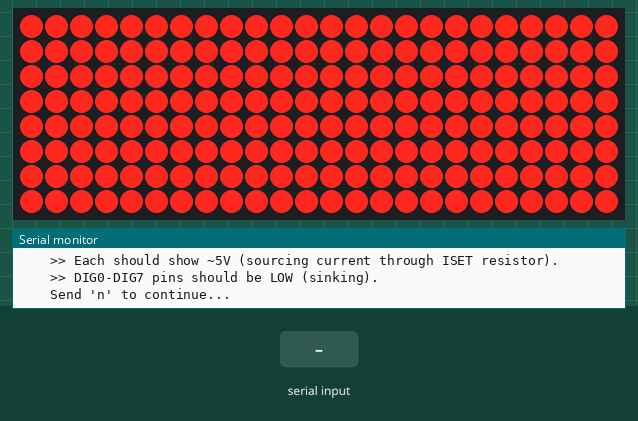
The sketch below on a simulated Arduino Nano, built with avr-gcc and run on an emulated ATmega328P. Parts: 24×8 LED matrix, the last lines printed to the serial monitor. Wiring (inferred from the names in the program): 3 × MAX7219 LED driver (orientation assumed): data A0; clock A1; CS A2. Inputs (shaded band) come from the test bench.

Above: at 1.3 s.
1.4 s: "1" received over Serial
At 2.0 s:
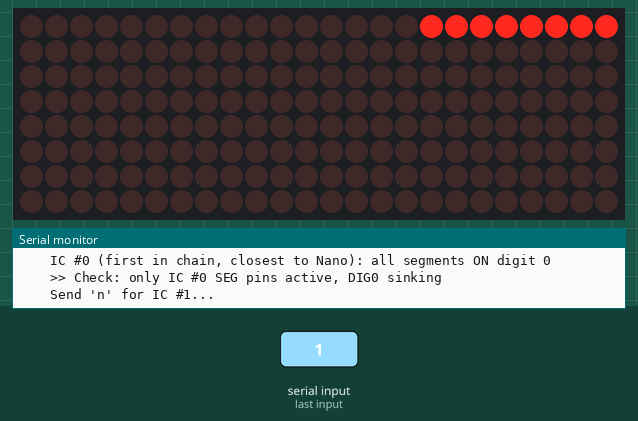
2.9 s: "0" received over Serial
At 4.1 s:
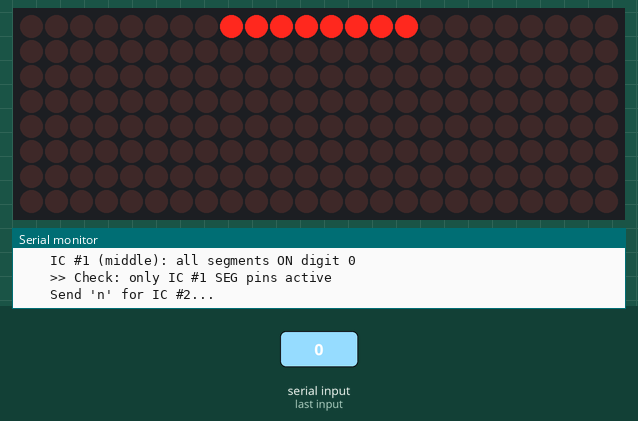
4.4 s: "2" received over Serial
At 5.4 s:
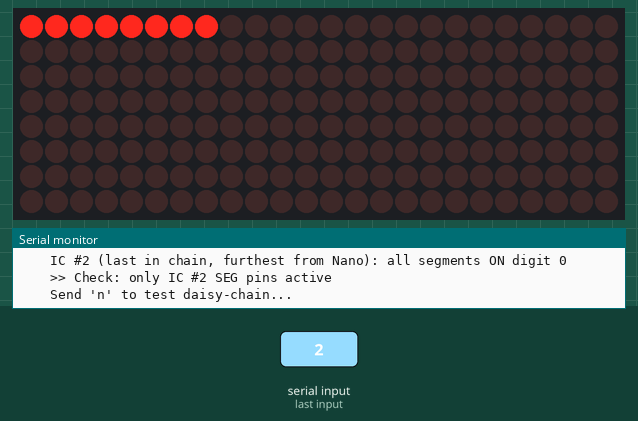
5.9 s: "1" received over Serial
At 7.1 s:
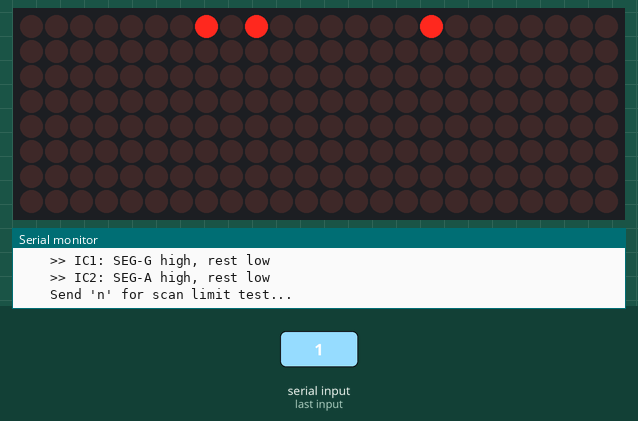
7.4 s: "0" received over Serial
At 7.9 s:
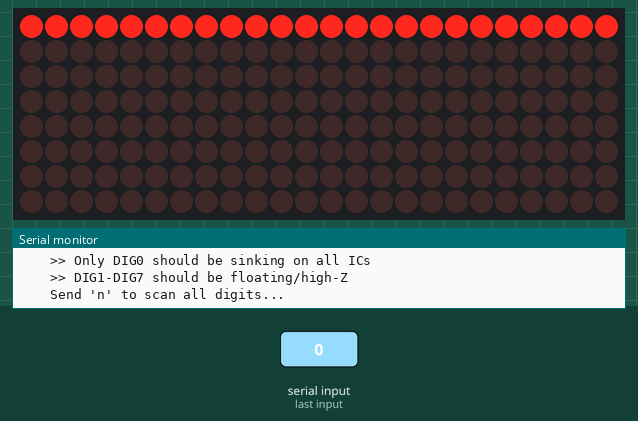
8.9 s: "2" received over Serial
At 11.5 s:
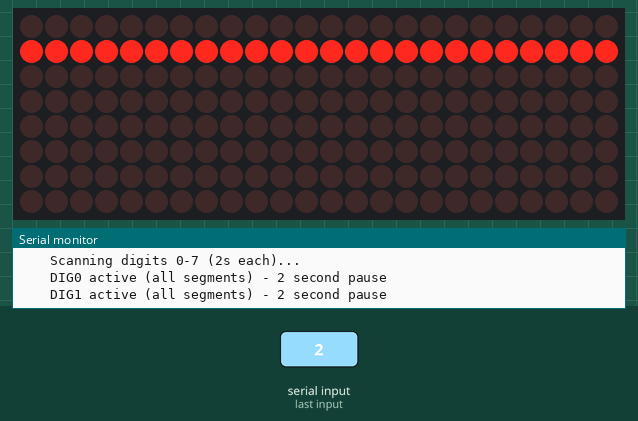
Timing chart, 0 to 13.0 s (numbered marks = the images above; inputs shaded):
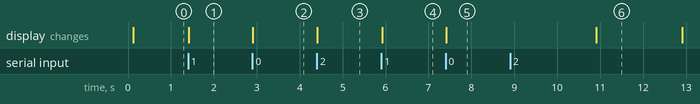

The sketch:

max7219-ic-test.ino
```cpp
// MAX7219 bare IC test - no displays connected
// Tests that all 3 daisy-chained MAX7219 ICs respond to SPI commands
// by reading back known register values and checking segment outputs with a multimeter.
//
// Wiring (connect Nano to PCB pads with jumper wires or pogo pins):
//   Nano A0 -> PCB DIN (first MAX7219 DIN input)
//   Nano A1 -> PCB CLK
//   Nano A2 -> PCB CS/LOAD
//   Nano 5V -> PCB VCC
//   Nano GND -> PCB GND
//
// Also needed on PCB:
//   - ISET resistor soldered for each MAX7219 (10k-100k, determines segment current)
//   - Decoupling caps (10uF + 100nF per IC) soldered
//
// Test procedure:
//   1. Upload this sketch
//   2. Open serial monitor at 115200
//   3. Follow prompts to verify with multimeter

#define DIN_PIN   A0
#define CLK_PIN   A1
#define CS_PIN    A2

#define NUM_DEVICES 3

void shiftOut16(uint8_t addr, uint8_t data) {
  digitalWrite(CS_PIN, LOW);
  for (int i = 7; i >= 0; i--) {
    digitalWrite(CLK_PIN, LOW);
    digitalWrite(DIN_PIN, (addr >> i) & 1);
    digitalWrite(CLK_PIN, HIGH);
  }
  for (int i = 7; i >= 0; i--) {
    digitalWrite(CLK_PIN, LOW);
    digitalWrite(DIN_PIN, (data >> i) & 1);
    digitalWrite(CLK_PIN, HIGH);
  }
}

void sendToAll(uint8_t addr, uint8_t data) {
  digitalWrite(CS_PIN, LOW);
  for (int d = 0; d < NUM_DEVICES; d++) {
    for (int i = 7; i >= 0; i--) {
      digitalWrite(CLK_PIN, LOW);
      digitalWrite(DIN_PIN, (addr >> i) & 1);
      digitalWrite(CLK_PIN, HIGH);
    }
    for (int i = 7; i >= 0; i--) {
      digitalWrite(CLK_PIN, LOW);
      digitalWrite(DIN_PIN, (data >> i) & 1);
      digitalWrite(CLK_PIN, HIGH);
    }
  }
  digitalWrite(CS_PIN, HIGH);
}

void sendToDevice(int device, uint8_t addr, uint8_t data) {
  // device 0 = first in chain (closest to Nano DIN)
  // device 2 = last in chain
  // Data shifts through: we send device 2 first, then 1, then 0
  // (last sent ends up in device 0, first sent shifts to device 2)
  digitalWrite(CS_PIN, LOW);
  for (int d = NUM_DEVICES - 1; d >= 0; d--) {
    uint8_t a = (d == device) ? addr : 0x00;  // 0x00 = no-op
    uint8_t dat = (d == device) ? data : 0x00;
    for (int i = 7; i >= 0; i--) {
      digitalWrite(CLK_PIN, LOW);
      digitalWrite(DIN_PIN, (a >> i) & 1);
      digitalWrite(CLK_PIN, HIGH);
    }
    for (int i = 7; i >= 0; i--) {
      digitalWrite(CLK_PIN, LOW);
      digitalWrite(DIN_PIN, (dat >> i) & 1);
      digitalWrite(CLK_PIN, HIGH);
    }
  }
  digitalWrite(CS_PIN, HIGH);
}

void setup() {
  Serial.begin(115200);
  pinMode(DIN_PIN, OUTPUT);
  pinMode(CLK_PIN, OUTPUT);
  pinMode(CS_PIN, OUTPUT);

  digitalWrite(CS_PIN, HIGH);
  digitalWrite(CLK_PIN, LOW);
  digitalWrite(DIN_PIN, LOW);

  delay(100);

  Serial.println(F("=== MAX7219 Bare IC Test ==="));
  Serial.println(F("3x daisy-chained, no displays attached"));
  Serial.println(F("Using: A0=DIN, A1=CLK, A2=CS"));
  Serial.println();

  // Step 1: Wake up all ICs (exit shutdown mode)
  Serial.println(F("[1] Initializing all 3 MAX7219..."));
  sendToAll(0x0C, 0x01);  // Shutdown register: normal operation
  sendToAll(0x0F, 0x00);  // Display test: off
  sendToAll(0x09, 0x00);  // Decode mode: none (raw segments)
  sendToAll(0x0A, 0x08);  // Intensity: mid (8/16)
  sendToAll(0x0B, 0x07);  // Scan limit: all 8 digits
  // Clear all digits
  for (int digit = 1; digit <= 8; digit++) {
    sendToAll(digit, 0x00);
  }
  Serial.println(F("    Done. All ICs should now be in normal mode."));
  Serial.println();

  // Step 2: Display test mode (lights ALL segment outputs)
  Serial.println(F("[2] DISPLAY TEST MODE - all segment outputs HIGH"));
  Serial.println(F("    Activating display-test on all ICs..."));
  sendToAll(0x0F, 0x01);  // Display test ON
  Serial.println(F("    >> With multimeter, check SEG A-G and DP pins on each IC."));
  Serial.println(F("    >> Each should show ~5V (sourcing current through ISET resistor)."));
  Serial.println(F("    >> DIG0-DIG7 pins should be LOW (sinking)."));
  Serial.println(F("    Send 'n' to continue..."));
}

void waitForSerial() {
  while (!Serial.available()) delay(10);
  while (Serial.available()) Serial.read();
}

int testPhase = 0;

void loop() {
  if (!Serial.available()) return;
  while (Serial.available()) Serial.read();

  testPhase++;

  switch (testPhase) {
    case 1:
      // Step 3: Exit display test, light one IC at a time
      Serial.println();
      Serial.println(F("[3] Individual IC test - one at a time"));
      sendToAll(0x0F, 0x00);  // Display test OFF on all
      sendToAll(0x01, 0x00);  // Clear digit 0 on all

      Serial.println(F("    IC #0 (first in chain, closest to Nano): all segments ON digit 0"));
      sendToDevice(0, 0x01, 0xFF);  // Digit 0, all segments
      sendToDevice(1, 0x01, 0x00);
      sendToDevice(2, 0x01, 0x00);
      Serial.println(F("    >> Check: only IC #0 SEG pins active, DIG0 sinking"));
      Serial.println(F("    Send 'n' for IC #1..."));
      break;

    case 2:
      Serial.println(F("    IC #1 (middle): all segments ON digit 0"));
      sendToDevice(0, 0x01, 0x00);
      sendToDevice(1, 0x01, 0xFF);
      sendToDevice(2, 0x01, 0x00);
      Serial.println(F("    >> Check: only IC #1 SEG pins active"));
      Serial.println(F("    Send 'n' for IC #2..."));
      break;

    case 3:
      Serial.println(F("    IC #2 (last in chain, furthest from Nano): all segments ON digit 0"));
      sendToDevice(0, 0x01, 0x00);
      sendToDevice(1, 0x01, 0x00);
      sendToDevice(2, 0x01, 0xFF);
      Serial.println(F("    >> Check: only IC #2 SEG pins active"));
      Serial.println(F("    Send 'n' to test daisy-chain..."));
      break;

    case 4:
      // Step 4: Daisy chain verification - unique pattern per IC
      Serial.println();
      Serial.println(F("[4] Daisy-chain verification - unique patterns"));
      Serial.println(F("    IC #0: digit 0 = 0b10000000 (only DP)"));
      Serial.println(F("    IC #1: digit 0 = 0b01000000 (only G)"));
      Serial.println(F("    IC #2: digit 0 = 0b00000001 (only A)"));
      sendToDevice(0, 0x01, 0x80);  // DP only
      sendToDevice(1, 0x01, 0x40);  // G only
      sendToDevice(2, 0x01, 0x01);  // A only
      Serial.println(F("    >> Verify each IC has exactly ONE segment pin HIGH"));
      Serial.println(F("    >> IC0: SEG-DP high, rest low"));
      Serial.println(F("    >> IC1: SEG-G high, rest low"));
      Serial.println(F("    >> IC2: SEG-A high, rest low"));
      Serial.println(F("    Send 'n' for scan limit test..."));
      break;

    case 5:
      // Step 5: Test all digit pins (DIG0-DIG7)
      Serial.println();
      Serial.println(F("[5] Digit scan test - cycling DIG pins on all ICs"));
      Serial.println(F("    Setting scan limit to 0 (only DIG0 active)..."));
      sendToAll(0x0B, 0x00);  // Scan limit: digit 0 only
      sendToAll(0x01, 0xFF);  // All segments on digit 0
      Serial.println(F("    >> Only DIG0 should be sinking on all ICs"));
      Serial.println(F("    >> DIG1-DIG7 should be floating/high-Z"));
      Serial.println(F("    Send 'n' to scan all digits..."));
      break;

    case 6:
      Serial.println(F("    Scanning digits 0-7 (2s each)..."));
      sendToAll(0x0B, 0x07);  // Scan limit: all 8
      for (int d = 1; d <= 8; d++) {
        sendToAll(d, 0x00);  // Clear all
      }
      for (int d = 0; d < 8; d++) {
        sendToAll(d + 1, 0xFF);     // Light this digit
        if (d > 0) sendToAll(d, 0x00);  // Clear previous
        Serial.print(F("    DIG"));
        Serial.print(d);
        Serial.println(F(" active (all segments) - 2 second pause"));
        delay(2000);
      }
      sendToAll(8, 0x00);
      Serial.println(F("    Done! All digit pins verified."));
      Serial.println(F("    Send 'n' for shutdown test..."));
      break;

    case 7:
      // Step 6: Shutdown test
      Serial.println();
      Serial.println(F("[6] Shutdown test"));
      sendToAll(0x01, 0xFF);  // Some data visible
      Serial.println(F("    Entering shutdown mode..."));
      sendToAll(0x0C, 0x00);  // Shutdown
      Serial.println(F("    >> ALL segment and digit pins should now be inactive"));
      Serial.println(F("    >> IC still retains data but outputs are off"));
      delay(2000);
      Serial.println(F("    Exiting shutdown..."));
      sendToAll(0x0C, 0x01);  // Normal operation
      Serial.println(F("    >> Segments should be back on (data retained)"));
      Serial.println(F("    Send 'n' for final summary..."));
      break;

    case 8:
      Serial.println();
      Serial.println(F("========================================"));
      Serial.println(F("  TEST COMPLETE"));
      Serial.println(F("========================================"));
      Serial.println(F("If all steps passed:"));
      Serial.println(F("  - All 3 MAX7219 ICs are functional"));
      Serial.println(F("  - Daisy-chain (DOUT->DIN) is working"));
      Serial.println(F("  - SPI bus (DIN/CLK/CS) is intact"));
      Serial.println(F("  - Segment and digit outputs are driving"));
      Serial.println();
      Serial.println(F("Common failure modes:"));
      Serial.println(F("  - No IC responds: check VCC/GND, ISET resistor"));
      Serial.println(F("  - IC #0 works but #1/#2 don't: DOUT->DIN chain broken"));
      Serial.println(F("  - Segments don't go high: check ISET value (need 10k-100k)"));
      Serial.println(F("  - All ICs do the same thing: CS not connected properly"));
      Serial.println();
      Serial.println(F("Safe to proceed with soldering displays and other components."));
      testPhase = 0;  // Allow re-run
      break;
  }
}
```

Measured:
- after the input at 1.4 s, the display: changes at once (image 1)
- after the input at 2.9 s, the display: changes at once (image 2)
- after the input at 4.4 s, the display: changes at once (image 3)
- after the input at 5.9 s, the display: changes at once (image 4)
- after the input at 7.4 s, the display: changes at once (image 5)
- after the input at 8.9 s, the display: changes after 2.0 s (image 6)
